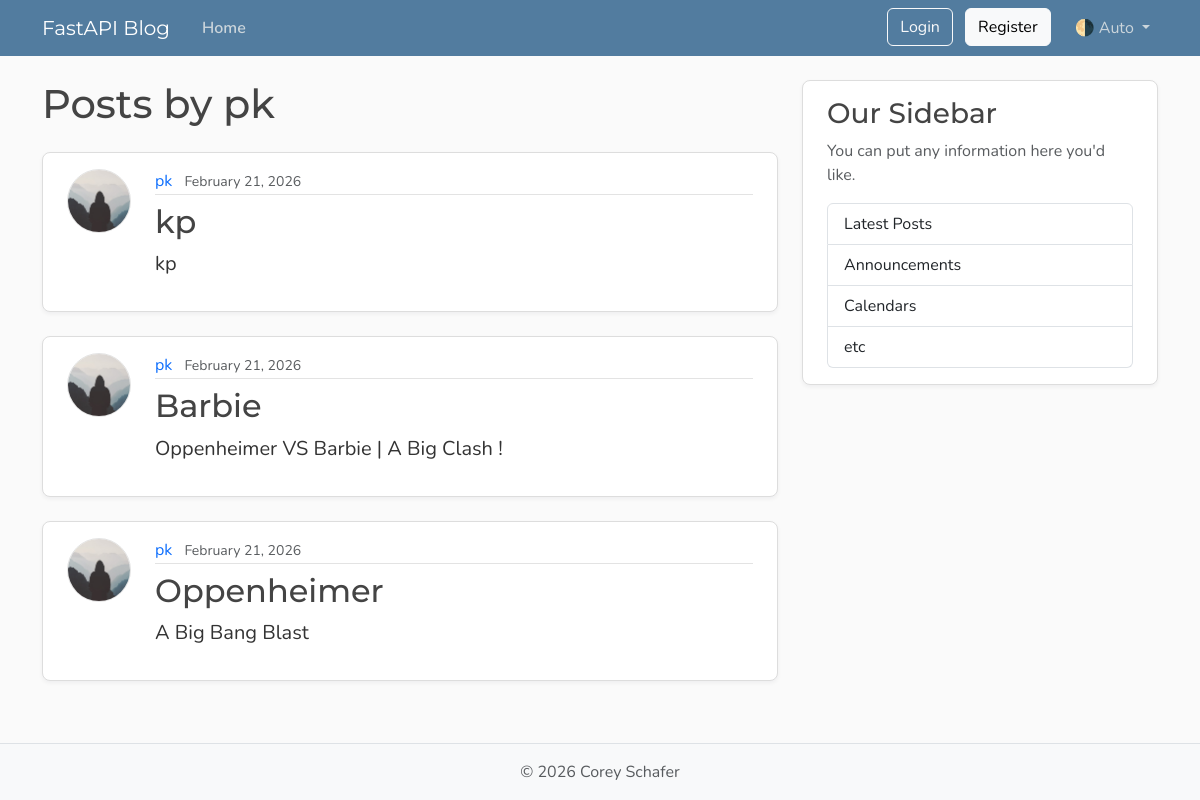
The page /users/1/posts on the database its author committed.
### models.py (models this page shows, shortened)
class User(Base):
    __tablename__ = "users"
    id: Mapped[int] = mapped_column(Integer,primary_key=True, index=True)
    username: Mapped[str] = mapped_column(String(50), unique=True, nullable=False)
    email: Mapped[str] = mapped_column(String(120), unique=True, nullable=False)
    password_hash: Mapped[str] = mapped_column(String(200), nullable=False)
    image_file : Mapped[str | None] = mapped_column(String(200),nullable=True,default=None)
    posts: Mapped[list[Post]] = relationship(back_populates="author",cascade="all, delete-orphan")

class Post(Base):
    __tablename__ = "posts"
    id: Mapped[int] = mapped_column(Integer, primary_key=True, index=True)
    title: Mapped[str] = mapped_column(String(100), nullable=False)
    content: Mapped[str] = mapped_column(Text, nullable=False)
    user_id: Mapped[int] = mapped_column(ForeignKey("users.id"),nullable=False,index=True)
    date_posted: Mapped[datetime] = mapped_column(DateTime(timezone=True),default=lambda :datetime.now(timezone.utc))
    author: Mapped[User] = relationship(back_populates="posts")

### main.py (the view)
@app.get("/users/{user_id}/posts", include_in_schema=False, name="user_posts")
async def user_posts_page(
    request: Request,
    user_id: int,
    db: Annotated[AsyncSession, Depends(get_db)],
):
    result = await db.execute(select(models.User).where(models.User.id == user_id))
    user = result.scalars().first()
    if not user:
        raise HTTPException(
            status_code=status.HTTP_404_NOT_FOUND,
            detail="User not found",
        )
    result = await db.execute(
        select(models.Post)
        .options(selectinload(models.Post.author))
        .where(models.Post.user_id == user_id)
        .order_by(models.Post.date_posted.desc()),
    )
    posts = result.scalars().all()
    return templates.TemplateResponse(
        request,
        "user_posts.html",
        {"posts": posts, "user": user, "title": f"{user.username}'s Posts"},
    )

### templates/user_posts.html
{% extends "layout.html" %}
{% block content %}
    <h1 class="mb-4">Posts by {{ user.username }}</h1>
    {% for post in posts %}
        <article class="content-section py-3 px-4 mb-4">
            <div class="d-flex align-items-start gap-4">
                <img class="rounded-circle article-img flex-shrink-0"
                     src="{{ post.author.image_path }}"
                     alt="{{ post.author.username }}'s profile picture"
                     width="64"
                     height="64"
                     loading="lazy">
                <div class="flex-grow-1">
                    <div class="article-metadata mb-2">
                        <a class="me-2"
                           href="{{ url_for('user_posts', user_id=post.author.id) }}">{{ post.author.username }}</a>
                        <small class="text-body-secondary">{{ post.date_posted.strftime("%B %d, %Y") }}</small>
                    </div>
                    <h2>
                        <a class="article-title"
                           href="{{ url_for('post_page', post_id=post.id) }}">{{ post.title }}</a>
                    </h2>
                    <p class="article-content">{{ post.content }}</p>
                </div>
            </div>
        </article>
    {% else %}
        <p class="text-body-secondary">No posts by this user yet.</p>
    {% endfor %}
{% endblock content %}

### static/css/main.css (style rules this page uses)
:root { --font-heading: "Montserrat", system-ui, -apple-system, BlinkMacSystemFont, sans-serif; --font-body: "Nunito", system-ui, -apple-system, BlinkMacSystemFont, sans-serif; --color-bg-body: #fafafa; --color-bg-content: #ffffff; --color-text-primary: #333333; --color-text-heading: #444444; --color-steel: #527c9f; --color-nav-link: #cbd5db; --color-nav-link-hover: #ffffff; --color-link-hover: #428bca; --color-border: #dddddd; --color-border-light: #e3e3e3; --spacing-xl: 5rem; --article-img-size: 4rem; --account-img-size: 7.813rem; }
body { font-family: var(--font-body); background: var(--color-bg-body); color: var(--color-text-primary); }
h1, h2, h3, h4, h5, h6 { font-family: var(--font-heading); color: var(--color-text-heading); }
a { text-decoration: none; }
.content-section { background: var(--color-bg-content); border: 1px solid var(--color-border); border-radius: 0.5rem; box-shadow: 0 2px 4px rgba(15, 23, 42, 0.05); transition: box-shadow 0.15s ease, transform 0.15s ease, border-color 0.15s ease; }
.article-title { color: var(--color-text-heading); transition: color 0.2s ease-in-out; }
.article-content { white-space: pre-line; font-size: 1.25rem; }
.article-img { height: var(--article-img-size); width: var(--article-img-size); flex-shrink: 0; object-fit: cover; border: 1px solid var(--color-border-light); box-shadow: 0 0 0 2px var(--color-bg-content); }
.article-metadata { padding-bottom: 0.063rem; border-bottom: 1px solid var(--color-border-light); }
.article-metadata a { transition: color 0.2s ease-in-out; }

### rows shown on the page
User: username "pk"
Post: author.username "pk", date_posted "February 21, 2026", title "kp", content "kp"
Post: author.username "pk", date_posted "February 21, 2026", title "Barbie", content "Oppenheimer VS Barbie | A Big Clash !"
Post: author.username "pk", date_posted "February 21, 2026", title "Oppenheimer", content "A Big Bang Blast"
